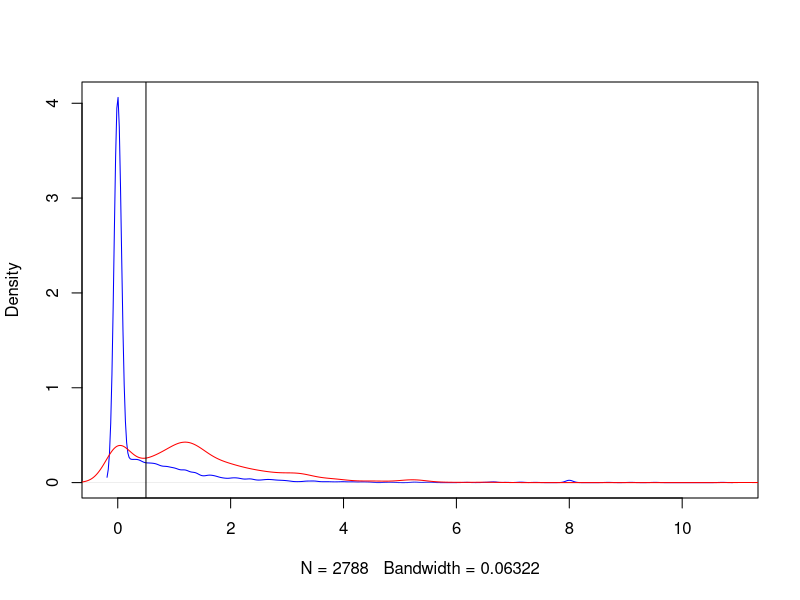
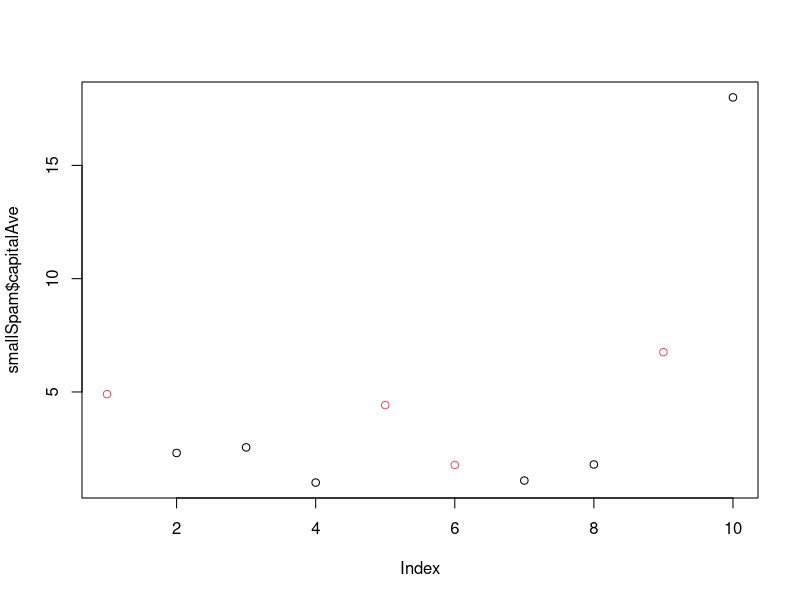

Generate these figures, in order, with R:
library(kernlab)
data(spam)
head(spam)

plot(density(spam$your[spam$type=="nonspam"]), col="blue", main="")
lines(density(spam$your[spam$type=="spam"]),col="red")

abline(v=0.5,col="black")
prediction <- ifelse(spam$your>0.5,"spam","nonspam")
table(prediction, spam$type)/length(spam$type)

# accuracy ~ 0.4590306+ 0.2923278
library(kernlab)
data(spam);set.seed(333)
smallSpam <- spam[sample(dim(spam)[1],size=10),]
spamLabel <- (smallSpam$type=="spam")*1+1
plot(smallSpam$capitalAve,col=spamLabel)

# prediction rule 

rule1 <- function(x) {
        
        prediction <- rep(NA,length(x))
        prediction[x>2.7] <- "spam"
        prediction[x<2.4] <- "nonspam"
        prediction[(x >= 2.4 & x <=2.45)] <- "spam"
        prediction[(x>2.45 & x<=2.7)] <- "nonspam"
        return(prediction)
}
table(rule1(smallSpam$capitalAve), smallSpam$type)


rule2 <- function(x) {
        
        prediction <- rep(NA, length(x))
        prediction[x>2.8] <- "spam"
        prediction[x<=2.8] <- "nonspam"
        return(prediction)
}


table(rule2(smallSpam$capitalAve), smallSpam$type)


table(rule1(spam$capitalAve), spam$type)
table(rule2(spam$capitalAve), spam$type)
sum(table(rule1(spam$capitalAve)==spam$type))
sum(table(rule2(spam$capitalAve)==spam$type))
